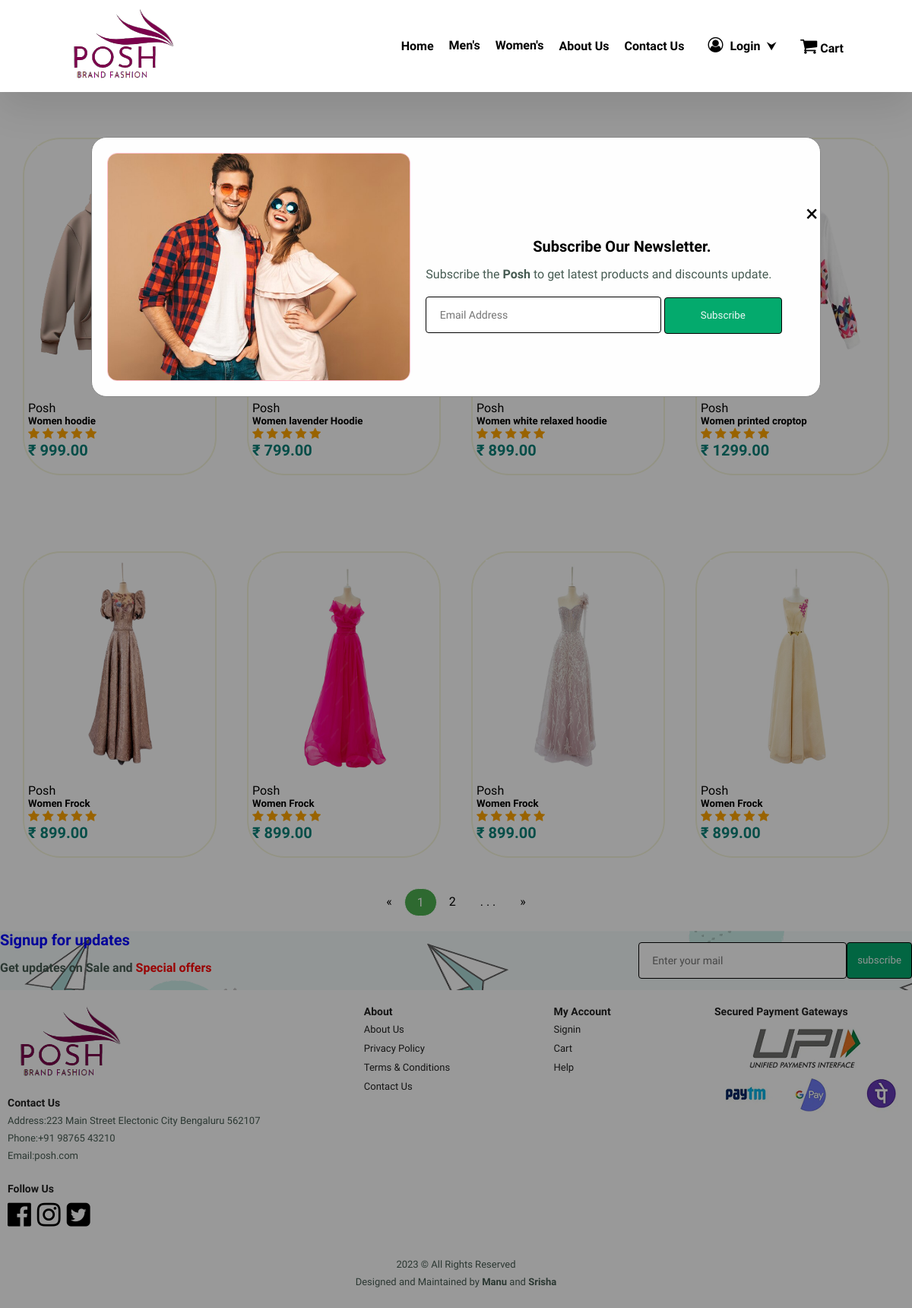
/women_app_1.php, run on the app's committed database.
### tables this page shows
CREATE TABLE `products` (
  `product_id` int(11) NOT NULL,
  `Gender` varchar(10) NOT NULL,
  `product_name` varchar(100) NOT NULL,
  `product_category` varchar(100) NOT NULL,
  `product_description` varchar(255) NOT NULL,
  `product_image` varchar(255) NOT NULL,
  `product_price` decimal(6,2) NOT NULL,
  `product_special offer` int(2) NOT NULL,
  `product_color` varchar(100) NOT NULL
);

### Includes/women_up.php (called while the page is built, shortened)
<?php
include('connection.php');
$stmt1 = $conn->prepare("SELECT * FROM products WHERE Gender='Women' AND product_category='Apperal/Hoodie' LIMIT 4");
$stmt1->execute();
$women_up = $stmt1->get_result();
$stmt2 = $conn->prepare("SELECT * FROM products WHERE Gender='Women' AND product_category='Apparal/frocks' LIMIT 4");
$stmt2->execute();
$frocks = $stmt2->get_result();
?>

### women_app_1.php (the view, shortened to what this page needs)
<html>
<head>
    <link rel="stylesheet" href="https://cdnjs.cloudflare.com/ajax/libs/font-awesome/4.7.0/css/font-awesome.min.css">
    <link rel="stylesheet" href="styles.css">
</head>
<body>
 <?php include_once("includes/head.php"); ?>
                <section id="topproduct" class="section-p1">
                <div class="Collection">
                    <?php include('Includes/women_up.php'); ?>
                    <?php while($row = $women_up->fetch_assoc()) { ?>
                        <div class="product">
                           <a href="<?php echo "single_product_app.php?product_id=".$row['product_id']; ?>"> <img src="Assets/<?php echo $row['product_image']; ?>"></a>
                            <div class="description">
                            <span>Posh</span>
                                <h5><?php echo $row['product_name']; ?></h5>
                                <div class="rating">
                                        <span class="fa fa-star checked"></span>
                                        <span class="fa fa-star checked"></span>
                                        <span class="fa fa-star checked"></span>
                                        <span class="fa fa-star checked"></span>
                                        <span class="fa fa-star checked"></span>
                                </div>
                            <h4>&#8377; <?php echo $row['product_price']; ?></h4>
                            </div>
                </div>
                <?php } ?>
                </section>
                <section id="topproduct" class="section-p1">
                  <div class="Collection">
                      <?php include('Includes/women_up.php'); ?>
                      <?php while($row = $frocks->fetch_assoc()) { ?>
                          <div class="product">
                             <a href="<?php echo "single_product_app.php?product_id=".$row['product_id']; ?>"> <img src="Assets/<?php echo $row['product_image']; ?>"></a>
                              <div class="description">
                              <span>Posh</span>
                                  <h5><?php echo $row['product_name']; ?></h5>
                                  <div class="rating">
                                          <span class="fa fa-star checked"></span>
                                          <span class="fa fa-star checked"></span>
                                          <span class="fa fa-star checked"></span>
                                          <span class="fa fa-star checked"></span>
                                          <span class="fa fa-star checked"></span>
                                  </div>
                              <h4>&#8377; <?php echo $row['product_price']; ?></h4>
                              </div>
                  </div>
                  <?php } ?>
                  </section>
             <div class="pagination">
            <a href="women_app_1.php">&laquo;</a>
            <a class="active" href="women_app_1.php">1</a>
            <a class="" href="women_app_2.php">2</a>
            <a href="#"> . . .</a>
            <a href="women_app_2.php">&raquo;</a>
          </div>
          <br/>
</body>
</html>

### styles.css (style rules this page uses)
* { margin: 0; padding: 0; box-sizing: border-box; font-family: "Spartan", sans-serif; }
html { scroll-behavior: smooth; }
.checked { color: orange; }
section { padding: auto; }
h4 { font-size: 20px; color: #222; }
p { font-size: 16px; color: #465b52; margin: 15px 0 20px 0; }
.section-p1 { padding: 20px 10px; }
body { width: 100%; }
#topproduct { text-align: center; }
#topproduct .product img { width: 90%; }
#topproduct .product .description { text-align: start; padding: 10px 0; }
#topproduct .product h4 { color: #088178; }
#topproduct .Collection { display: flex; justify-content: space-between; padding-top: 20px; }
#subscribe { display: flex; justify-content: space-between; flex-wrap: wrap; align-items: center; background-image: url("Assets/newsletter-background.png"); background-repeat: no-repeat; }
#subscribe h4 { font-size: 20px; font-weight: 500; color:blue; }
#subscribe p span { color:red }
#subscribe .form { display: flex; width: 30%; }
#subscribe input { height: 3rem; padding: 0 1.24em; width: 100%; border :1px double black; font-size: 14px; border-radius: 4px; outline: none; }
#subscribe .form button { height: 3rem; padding: 0 1.24em; background-color: #04AA6D; color: #eef7f6; white-space: inherit; padding: 13px; border :1px double black; width: 100%; border-radius: 4px; }
footer { display: flex; flex-wrap: wrap; justify-content: space-between; }
footer .col { display: flex; flex-direction: column; align-items: flex-start; margin-bottom: 20px; }
footer h4 { font-size: 14px; margin:0 0 8px 0; }
footer p { font-size: 13px; margin: 0 0 8px 0; }
footer a { font-size: 13px; text-decoration: none; color:#222; margin-bottom: 10px; }
footer .follow { margin-top: 20px; }
footer .follow i { color:black; padding-right: 4px; cursor: pointer; }
footer .copyright { width: 100%; text-align: center; }
.pagination { display: flex; justify-content: center; }
.pagination a { color: black; float: left; padding: 8px 16px; text-decoration: none; }
.pagination a.active { background-color: #4CAF50; color: white; border: 1px solid #fff; border-radius: 30px; }

### data on the page
products: product_name "Women hoodie", product_price "999.00"
products: product_name "Women lavender Hoodie", product_price "799.00"
products: product_name "Women white relaxed hoodie", product_price "899.00"
products: product_name "Women printed croptop", product_price "1299.00"
products: product_image (picture), product_name "Women Frock", product_price "899.00"
products: product_image (picture), product_name "Women Frock", product_price "899.00"
products: product_image (picture), product_name "Women Frock", product_price "899.00"
products: product_image (picture), product_name "Women Frock", product_price "899.00"
